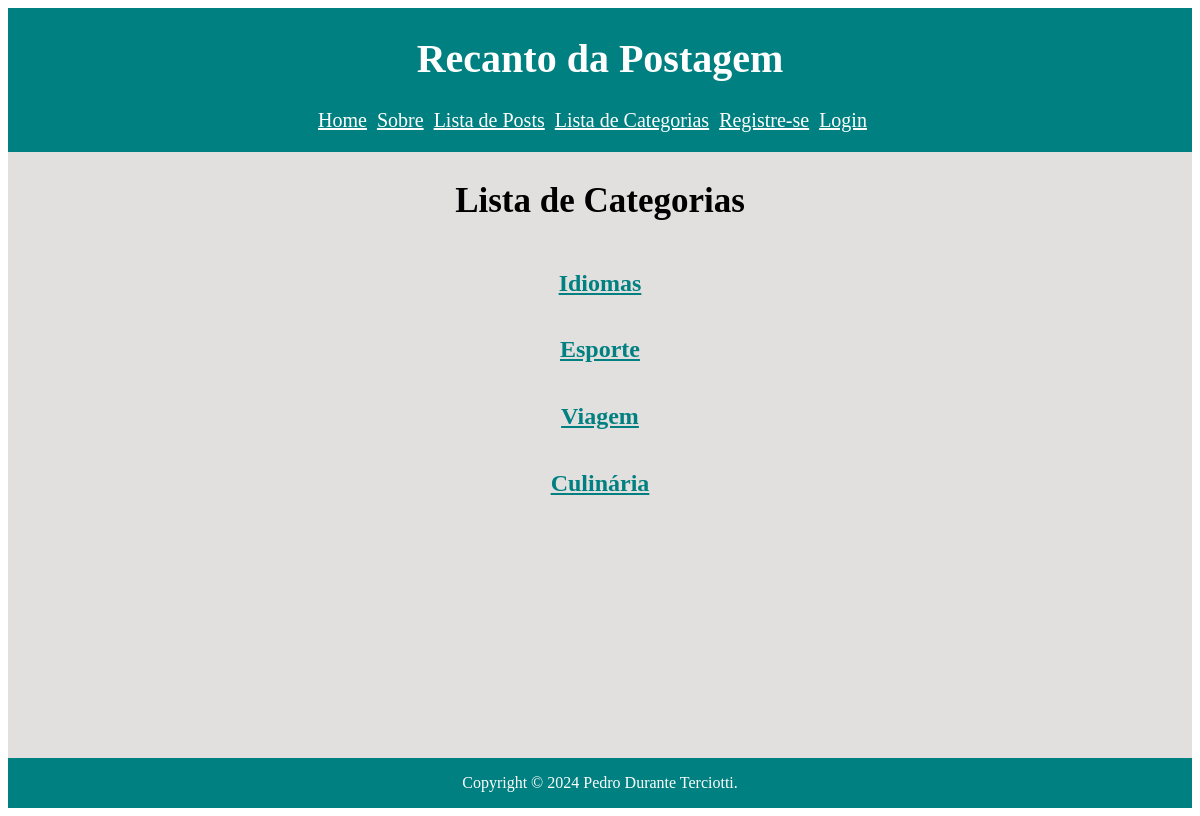
The app's page /posts/categories/ with its own data.
### posts/models.py (models this page shows, shortened)
class Category(models.Model):
    name = models.TextField()
    description = models.TextField()

### posts/views.py (the view)
# urls.py: path('categories/', views.categories_list, name="categories"),
def categories_list(request):
    cats = Category.objects.all()
    return render(request, 'posts/categories_list.html', {'cats': cats})

### posts/templates/posts/categories_list.html
{% extends 'layout.html' %}
{% block content %}
        <section class = "category-list">
        <h1 class = "titulo-página">Lista de Categorias</h1>
        {% for cat in cats %}
            <a class = "categoria" href="{% url 'posts:category' cat.id %}">
                <article class="post">
                    <h2>{{ cat.name }}</h2>
                </article>
            </a>
        {% endfor %}
        </section>
{% endblock content %}

### static/css/style.css (style rules this page uses)
.titulo-página { font-size: 35px; text-align: center; font-family: 'Times New Roman', Times, serif; }
body { height: 100vh; display: flex; flex-direction: column; }
.categoria { color: teal; }
.category-list { display: flex; flex-direction: column; justify-content: space-around; text-align: center; }

### records on screen
Category: name "Idiomas"
Category: name "Esporte"
Category: name "Viagem"
Category: name "Culinária"
